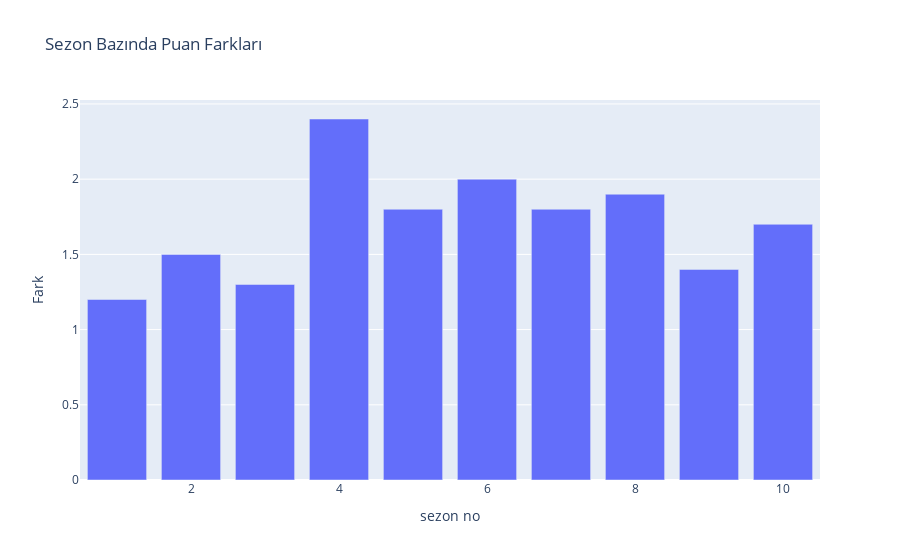

The code cell stored with this chart in its notebook:
### Code cell
fig = px.bar(diff, y = 'Fark', title = 'Sezon Bazında Puan Farkları')
fig.show()

### Figure 1 — Plotly figure (JSON) as saved in the notebook; plotly's stock layout.template omitted (floating-point values rounded to 4 significant figures)
{"data": [{"alignmentgroup": "True", "hovertemplate": "sezon no=%{x}<br>Fark=%{y}<extra></extra>", "legendgroup": "", "marker": {"color": "#636efa", "pattern": {"shape": ""}}, "name": "", "offsetgroup": "", "orientation": "v", "showlegend": false, "textposition": "auto", "type": "bar", "x": [1, 2, 3, 4, 5, 6, 7, 8, 9, 10], "xaxis": "x", "y": [1.2, 1.5, 1.3, 2.4, 1.8, 2.0, 1.8, 1.9, 1.4, 1.7], "yaxis": "y"}], "layout": {"barmode": "relative", "legend": {"tracegroupgap": 0}, "title": {"text": "Sezon Bazında Puan Farkları"}, "xaxis": {"anchor": "y", "domain": [0, 1], "title": {"text": "sezon no"}}, "yaxis": {"anchor": "x", "domain": [0, 1], "title": {"text": "Fark"}}}}
